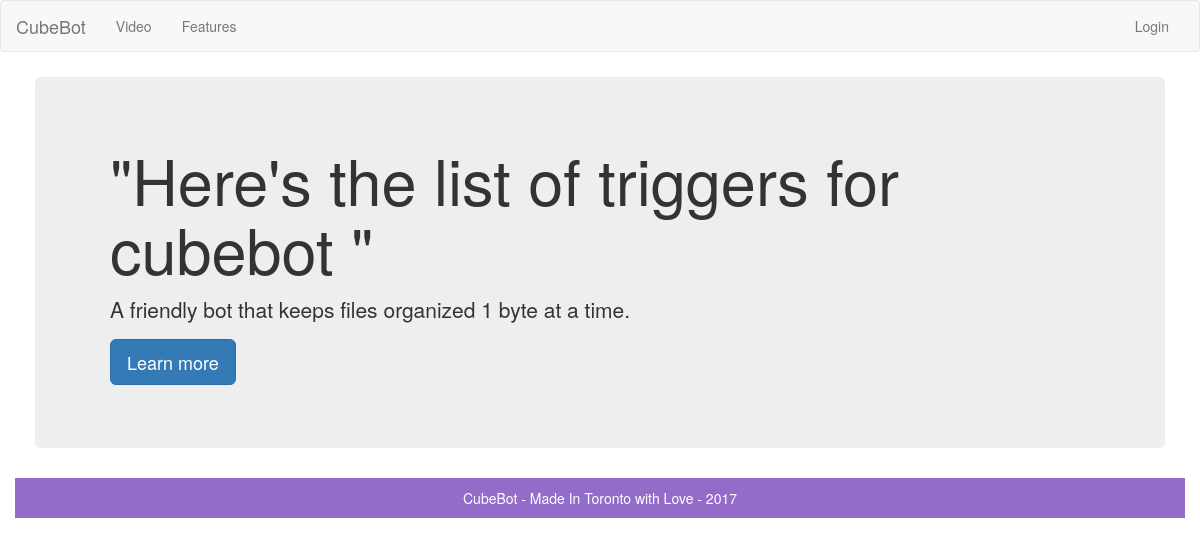
Before: /triggers with the older database file.
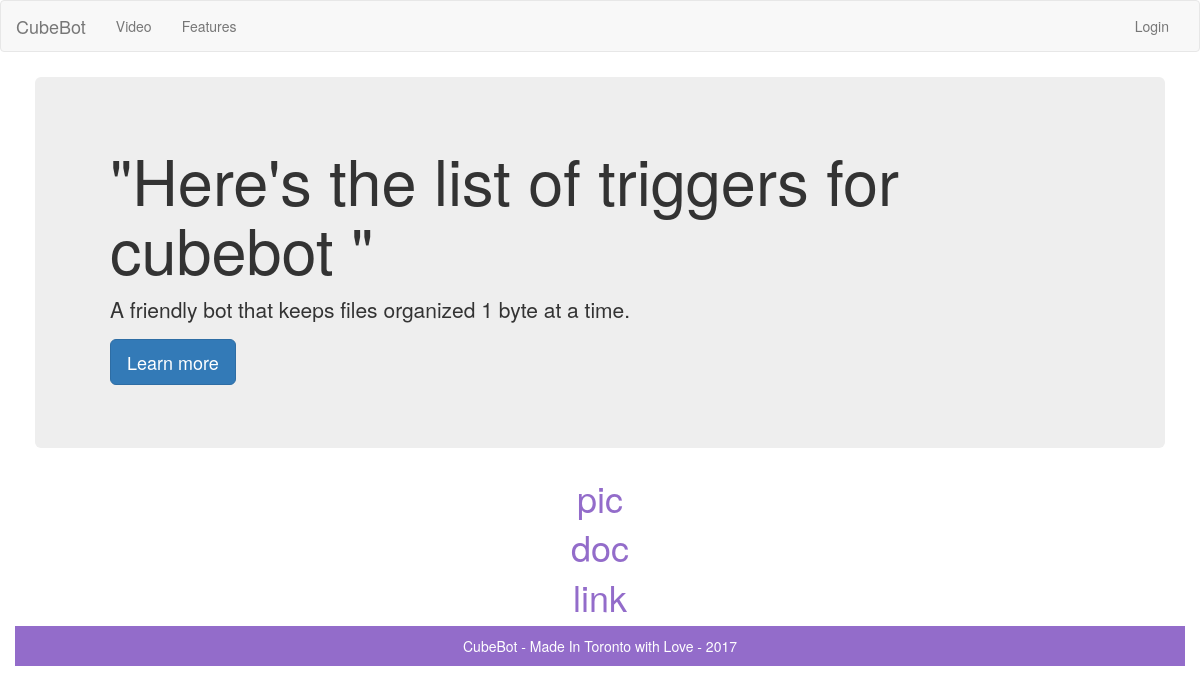
After: the same page with the newer database file.
### cubebot_site/model.py (models this page shows, shortened)
class TriggerModel(db.Model):
    __tablename__ = 'triggers'
    id = db.Column(db.Integer, primary_key=True)
    name = db.Column(db.String(80))
    category = db.Column(db.String(80))

### cubebot_site/views.py (the view)
@app.route('/triggers') # cubebot triggers webview
def triggers():
	triggerNames = db.session.query(TriggerModel.name).all()
	triggerWords = [', '.join(map(str, x)) for x in triggerNames]
	return render_template("/triggers.html", context=triggerWords)

### cubebot_site/templates/triggers.html
{% extends "base.html" %}
{%block content%}
<div class="page">
  <div class="jumbotron">
      <div class="container">
      <h1> "Here's the list of triggers for cubebot "</h1>
        <p>A friendly bot that keeps files organized 1 byte at a time.</p>
        <p><a class="btn btn-primary btn-lg" href="#" role="button">Learn more</a></p>
    </div>
  </div>
  <div class="kali">
    <h1>
      {% for i in context %}
      <p>{{ i }}</p>
      {% endfor %}
    </h1>
  </div>
</div>
{% endblock %}

### cubebot_site/templates/base.html (shortened to what this page needs)
<!DOCTYPE html>
<html>
  <head>
    <link href="//cdnjs.cloudflare.com/ajax/libs/twitter-bootstrap/3.3.7/css/bootstrap.min.css" rel="stylesheet">
    <link rel="stylesheet"
          href="{{url_for('.static', filename='css/style.css')}}">
  </head>
  <body>
{% block nav %}
  {% include "nav.html" %}
{% endblock %}
  <div class="container">
      {% block content %} {% endblock %}
  </div>
{% include "footer.html" %}
</body>
</html>

### cubebot_site/templates/nav.html (shortened to what this page needs)
<nav class="navbar navbar-default">
  <div class="container-fluid">
    <div class="navbar-header">
      <a class="navbar-brand" href="/">CubeBot</a>
    </div>
    <div class="collapse navbar-collapse" id="bs-example-navbar-collapse-1">
      <ul class="nav navbar-nav">
        <li class="inactive"><a href="#">Video <span class="sr-only">(current)</span></a></li>
        <li><a href="#">Features</a></li>
      </ul>
      <ul class="nav navbar-nav navbar-right">
        <li><a href="#">Login</a></li>
      </ul>
    </div>
  </div>
</nav>

### cubebot_site/templates/footer.html
   <div class="container footer ">
      <p class="muted credit"><center>CubeBot - Made In Toronto with Love - 2017</center></p>
  </div>

### cubebot_site/static/css/style.css (style rules this page uses)
body { height: auto !important; }
.container { text-align: center; }
.page { margin: 5px !important; text-align: center; }
.kali > h1 { color: #936cca; }
.footer { background-color: #936cca; color: #FFFFFF !important; }
@media (min-width: 768px) { .container { text-align: left; } }

Changed rows visible on the page:
added TriggerModel: name "pic"
added TriggerModel: name "doc"
added TriggerModel: name "link"
